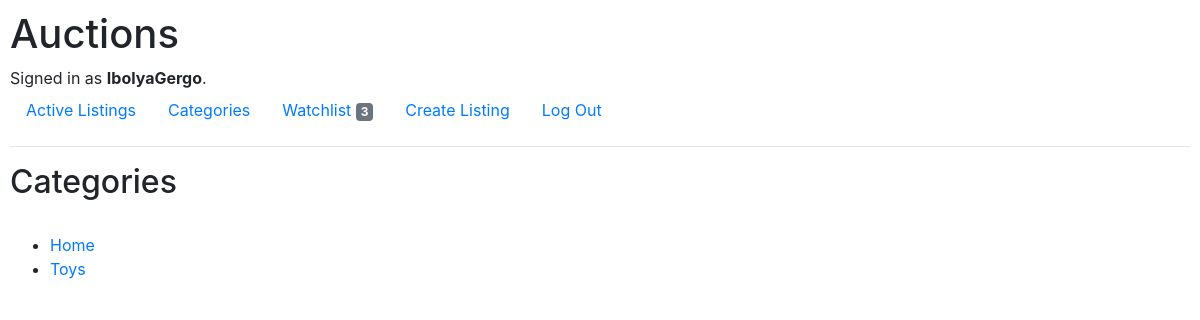
Page /categories (signed in) on the committed database.
### auctions/models.py (models this page shows, shortened)
class User(AbstractUser):
    watchlist = models.ManyToManyField(ListingModel, blank=True)

class CategoryModel(models.Model):
    name = models.CharField(max_length=64)
    listing = models.ManyToManyField(ListingModel, blank=True)

### auctions/views.py (the view)
# urls.py: path("categories", views.categories, name="categories"),
def categories(request):
    categories = CategoryModel.objects.all()
    if request.user.is_authenticated:
        num_on_watchlist = request.user.watchlist.count()
        return render(request, "auctions/categories.html", {
                "categories": categories,
                "num_on_watchlist": num_on_watchlist
            })
    return render(request, "auctions/categories.html", {
                "categories": categories
            })

### auctions/templates/auctions/categories.html
{% extends "auctions/layout.html" %}
{% block body %}
    <h2>Categories</h2><br>
    <ul>
        {% for category in categories %}
            <li>
                <a href="{% url 'category' category.name %}">{{ category.name }}</a>
            </li>
        {% endfor %}
    </ul>
{% endblock %}

### auctions/templates/auctions/layout.html (shortened to what this page needs)
{% load static %}
<!DOCTYPE html>
<html lang="en">
    <head>
        <link rel="stylesheet" href="https://stackpath.bootstrapcdn.com/bootstrap/4.4.1/css/bootstrap.min.css">
        <link href="{% static 'auctions/styles.css' %}" rel="stylesheet">
    </head>
    <body>
        <h1>Auctions</h1>
        <div>
            {% if user.is_authenticated %}
                Signed in as <strong>{{ user.username }}</strong>.
            {% else %}
                Not signed in.
            {% endif %}
        </div>
        <ul class="nav">
            {% if user.is_authenticated %}
            <li class="nav-item">
                <a class="nav-link" href="{% url 'index' %}">Active Listings</a>
            </li>
            <li class="nav-item">
                <a class="nav-link" href="{% url 'categories' %}">Categories</a>
            </li>
                <li class="nav-item">
                    <a class="nav-link" href="{% url 'watchlist' %}">Watchlist <span class="badge badge-secondary">{{ num_on_watchlist }}</span></a>
                </li>
                <li class="nav-item">
                    <a class="nav-link" href="{% url 'create' %}">Create Listing</a>
                </li>
                <li class="nav-item">
                    <a class="nav-link" href="{% url 'logout' %}">Log Out</a>
                </li>
            {% endif %}
        </ul>
        <hr>
        {% block body %}
        {% endblock %}
    </body>
</html>

### auctions/static/auctions/styles.css (style rules this page uses)
body { padding: 10px; }

### rows in the picture
User: username "IbolyaGergo"
CategoryModel: name "Home"
CategoryModel: name "Toys"

### other values in the picture
{{ num_on_watchlist }} "3"
